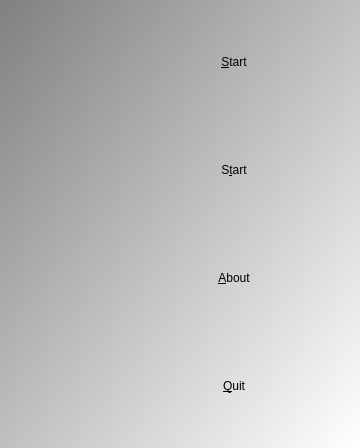
<?xml version="1.0" encoding="UTF-8"?>
<ui version="4.0">
 <class>QtTicTacToeMenuDialog</class>
 <widget class="QDialog" name="QtTicTacToeMenuDialog">
  <property name="geometry">
   <rect>
    <x>0</x>
    <y>0</y>
    <width>360</width>
    <height>444</height>
   </rect>
  </property>
  <property name="minimumSize">
   <size>
    <width>0</width>
    <height>0</height>
   </size>
  </property>
  <property name="windowTitle">
   <string>TicTacToe</string>
  </property>
  <property name="windowIcon">
   <iconset resource="GameTicTacToe.qrc">
    <normaloff>:/images/R.png</normaloff>:/images/R.png</iconset>
  </property>
  <property name="styleSheet">
   <string notr="true">QDialog { 
background-color: qlineargradient(x1: 0, y1: 0, x2: 1, y2: 1, stop: 0  #808080, stop: 1 #ffffff);
}
QPushButton { background-color: rgb(255, 255, 255);  }
QPushButton { color: rgb(0,0,0); }
QPushButton { font: 48px &quot;Courier New&quot;, courier, monospace }</string>
  </property>
  <layout class="QGridLayout" name="gridLayout">
   <item row="0" column="0">
    <widget class="QLabel" name="label">
     <property name="minimumSize">
      <size>
       <width>102</width>
       <height>102</height>
      </size>
     </property>
     <property name="maximumSize">
      <size>
       <width>102</width>
       <height>102</height>
      </size>
     </property>
     <property name="text">
      <string/>
     </property>
     <property name="pixmap">
      <pixmap resource="GameTicTacToe.qrc">:/images/GameTicTacToeModern.png</pixmap>
     </property>
    </widget>
   </item>
   <item row="0" column="1">
    <widget class="QPushButton" name="button_start">
     <property name="text">
      <string>&amp;Start</string>
     </property>
     <property name="flat">
      <bool>true</bool>
     </property>
    </widget>
   </item>
   <item row="1" column="0">
    <widget class="QLabel" name="label_2">
     <property name="minimumSize">
      <size>
       <width>102</width>
       <height>102</height>
      </size>
     </property>
     <property name="maximumSize">
      <size>
       <width>102</width>
       <height>102</height>
      </size>
     </property>
     <property name="text">
      <string/>
     </property>
     <property name="pixmap">
      <pixmap resource="GameTicTacToe.qrc">:/images/GameTicTacToeRetro.png</pixmap>
     </property>
    </widget>
   </item>
   <item row="1" column="1">
    <widget class="QPushButton" name="button_start_old_school">
     <property name="text">
      <string>S&amp;tart</string>
     </property>
     <property name="flat">
      <bool>true</bool>
     </property>
    </widget>
   </item>
   <item row="2" column="0">
    <widget class="QLabel" name="label_3">
     <property name="minimumSize">
      <size>
       <width>102</width>
       <height>102</height>
      </size>
     </property>
     <property name="maximumSize">
      <size>
       <width>102</width>
       <height>102</height>
      </size>
     </property>
     <property name="text">
      <string/>
     </property>
     <property name="pixmap">
      <pixmap resource="GameTicTacToe.qrc">:/images/R.png</pixmap>
     </property>
     <property name="scaledContents">
      <bool>true</bool>
     </property>
    </widget>
   </item>
   <item row="2" column="1">
    <widget class="QPushButton" name="button_about">
     <property name="text">
      <string>&amp;About</string>
     </property>
     <property name="flat">
      <bool>true</bool>
     </property>
    </widget>
   </item>
   <item row="3" column="0">
    <widget class="QLabel" name="label_4">
     <property name="minimumSize">
      <size>
       <width>102</width>
       <height>102</height>
      </size>
     </property>
     <property name="maximumSize">
      <size>
       <width>102</width>
       <height>102</height>
      </size>
     </property>
     <property name="text">
      <string/>
     </property>
     <property name="pixmap">
      <pixmap resource="GameTicTacToe.qrc">:/images/X.png</pixmap>
     </property>
     <property name="scaledContents">
      <bool>true</bool>
     </property>
    </widget>
   </item>
   <item row="3" column="1">
    <widget class="QPushButton" name="button_quit">
     <property name="text">
      <string>&amp;Quit</string>
     </property>
     <property name="flat">
      <bool>true</bool>
     </property>
    </widget>
   </item>
  </layout>
 </widget>
 <resources>
  <include location="GameTicTacToe.qrc"/>
 </resources>
 <connections/>
</ui>
